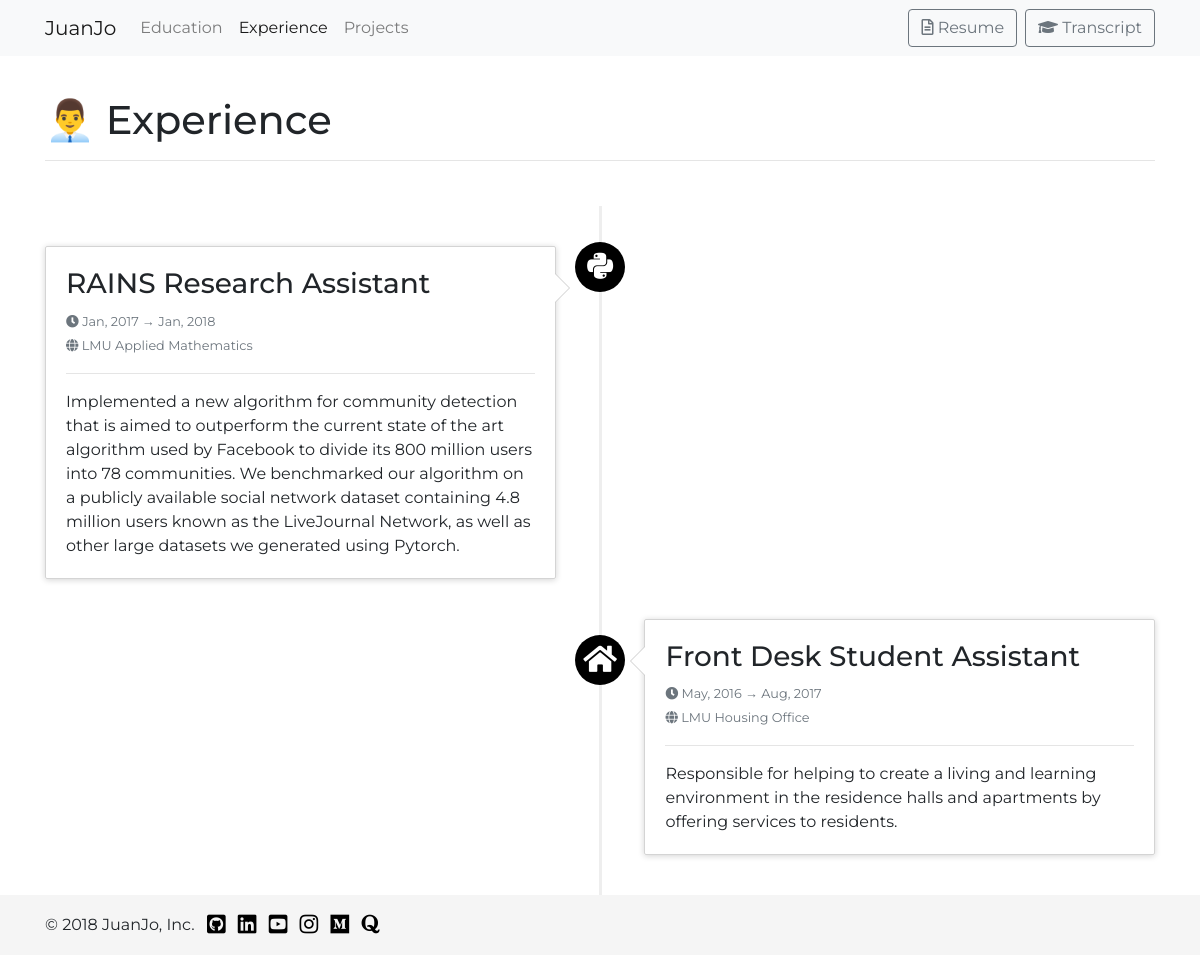
Screenshot of /experience with the database file from the repository.
### portfolio/models.py (models this page shows, shortened)
class Experience(models.Model):
    title = models.CharField(max_length=32)
    content = models.TextField()
    from_date = models.DateField()
    to_date = models.DateField()
    location = models.CharField(max_length=32)
    icon = models.CharField(max_length=32, default="fas fa-sun")

### portfolio/views.py (the view)
# urls.py: path("experience", views.experience, name='experience'),
def experience(request):
    context = {
        "experiences": Experience.objects.order_by('from_date').reverse(),
        "nbar": "experience"
    }
    return render(request, "portfolio/experience.html", context)

### portfolio/templates/portfolio/experience.html
{% extends "portfolio/navbar.html" %}
{% block title %}👨‍💼 Experience{% endblock %}
{% block content %}
    <ul class="timeline">
    {% for experience in experiences %}
      <li class="timeline{% if forloop.counter|divisibleby:2 %}-inverted{% endif %}">
        <div class="timeline-badge primary"><i class="{{ experience.icon }} fa-lg"></i></div>
        <div class="timeline-panel">
            <div class="timeline-heading">
              <h3 class="timeline-title">{{ experience.title }}</h3>
              <p>
                <small class="text-muted"><i class="fas fa-clock"></i> {{ experience.from_date|date:'M, Y' }} → {{ experience.to_date|date:'M, Y' }}</small><br>
                <small class="text-muted"><i class="fas fa-globe"></i> {{ experience.location }} </small>
              </p>
              <hr>
            </div>
            <div class="timeline-body">
              <p>{{ experience.content }}</p>
            </div>
        </div>
    </li>
    {% endfor %}
  </ul>
{% endblock %}

### portfolio/static/portfolio/styles.css (style rules this page uses)
html { position: relative; min-height: 100%; }
body { font-family: montserrat, sans-serif; margin-bottom: 60px; }

### portfolio/static/portfolio/timeline.css (style rules this page uses)
.timeline { list-style: none; padding: 20px 0 20px; position: relative; }
.timeline:before { top: 0; bottom: 0; position: absolute; content: " "; width: 3px; background-color: #eeeeee; left: 50%; margin-left: -1.5px; }
.timeline > li { margin-bottom: 20px; position: relative; }
.timeline > li:before, .timeline > li:after { content: " "; display: table; }
.timeline > li:after { clear: both; }
.timeline > li > .timeline-panel { width: 46%; float: left; border: 1px solid #d4d4d4; border-radius: 2px; padding: 20px; position: relative; -webkit-box-shadow: 0 1px 6px rgba(0, 0, 0, 0.175); box-shadow: 0 1px 6px rgba(0, 0, 0, 0.175); }
.timeline > li > .timeline-panel:before { position: absolute; top: 26px; right: -15px; display: inline-block; border-top: 15px solid transparent; border-left: 15px solid #ccc; border-right: 0 solid #ccc; border-bottom: 15px solid transparent; content: " "; }
.timeline > li > .timeline-panel:after { position: absolute; top: 27px; right: -14px; display: inline-block; border-top: 14px solid transparent; border-left: 14px solid #fff; border-right: 0 solid #fff; border-bottom: 14px solid transparent; content: " "; }
.timeline > li > .timeline-badge { color: #fff; width: 50px; height: 50px; line-height: 50px; font-size: 1.4em; text-align: center; position: absolute; top: 16px; left: 50%; margin-left: -25px; background-color: #999999; z-index: 100; border-top-right-radius: 50%; border-top-left-radius: 50%; border-bottom-right-radius: 50%; border-bottom-left-radius: 50%; }
.timeline > li.timeline-inverted > .timeline-panel { float: right; }
.timeline > li.timeline-inverted > .timeline-panel:before { border-left-width: 0; border-right-width: 15px; left: -15px; right: auto; }
.timeline > li.timeline-inverted > .timeline-panel:after { border-left-width: 0; border-right-width: 14px; left: -14px; right: auto; }
.timeline-badge.primary { background-color: black !important; }
.timeline-title { margin-top: 0; color: inherit; }
.timeline-body > p, .timeline-body > ul { margin-bottom: 0; }

### rows the page displays
Experience: title "RAINS Research Assistant", from_date "Jan, 2017", to_date "Jan, 2018", location "LMU Applied Mathematics", content "Implemented a new algorithm for community detection that is aimed to outperform the current state of the art algorithm used by Facebook to divide its 800 million users into 78 communities. We benchmarked our algorithm on a publicly available social network dataset containing 4.8 million users known as the LiveJournal Network, as well as other large datasets we generated using Pytorch."
Experience: title "Front Desk Student Assistant", from_date "May, 2016", to_date "Aug, 2017", location "LMU Housing Office", content "Responsible for helping to create a living and learning environment in the residence halls and apartments by offering services to residents."
